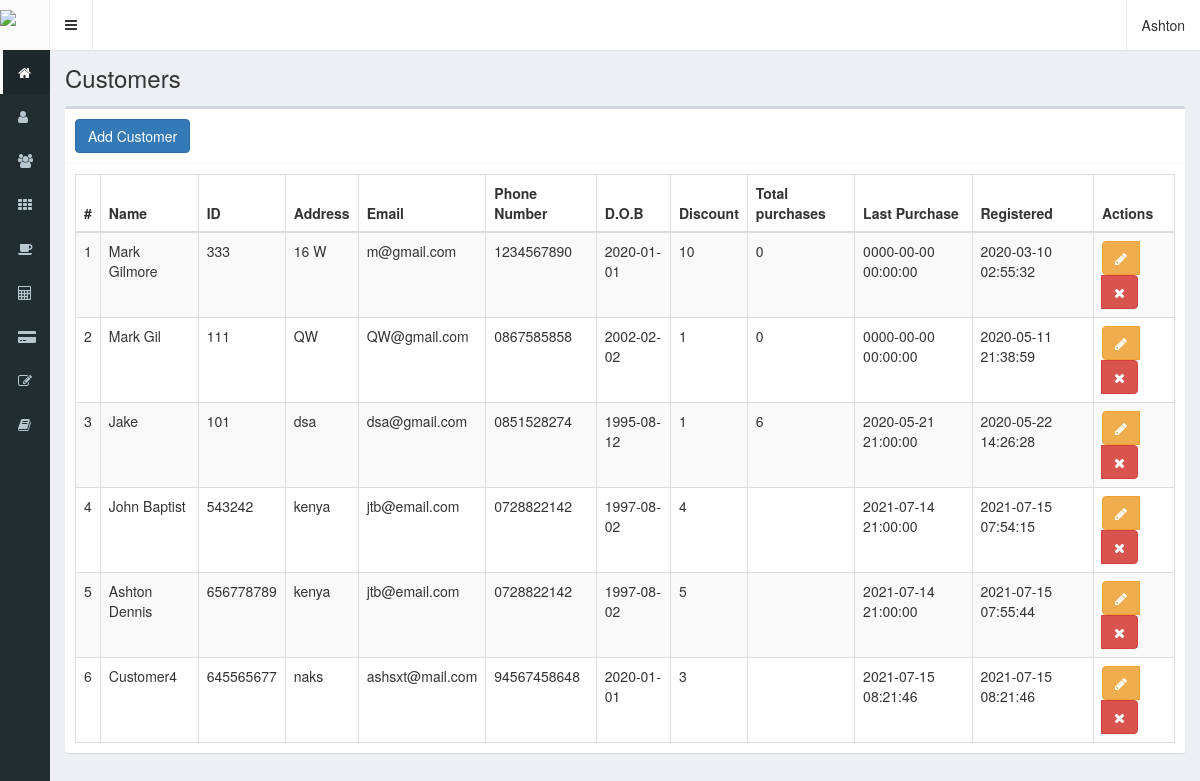
Screenshot of /customers (signed in) with the database file from the repository.
### tables this page shows
CREATE TABLE `customers` (
  `id` int NOT NULL,
  `name` text NOT NULL,
  `idNumber` bigint NOT NULL,
  `address` text NOT NULL,
  `email` text NOT NULL,
  `mobile` text NOT NULL,
  `dob` date DEFAULT NULL,
  `discount` int NOT NULL,
  `purchases` int DEFAULT NULL,
  `lastPurchase` timestamp NULL DEFAULT CURRENT_TIMESTAMP,
  `registerDate` timestamp NOT NULL DEFAULT CURRENT_TIMESTAMP
);

### controllers/template.controller.php (called while the page is built)
<?php
class TemplateController {
	public function TemplatesController(){
		include "views/template.php";
	}
}

### index.php (called while the page is built, shortened)
<?php
require_once "controllers/template.controller.php";
require_once "controllers/users.controller.php";
require_once "controllers/customers.controller.php";
require_once "controllers/opentables.controller.php";
require_once "models/customer.model.php";
$template = new TemplateController();
$template -> TemplatesController();

### controllers/customers.controller.php (called while the page is built, shortened)
<?php
class CustomerController{
    public static function ShowCustomerController($item, $value){
		$table = "customers";
		$answer = CustomersModel::ShowCustomersModel($table, $item, $value);
		return $answer;
	}
}

### models/connection.php (called while the page is built)
<?php
class Connection{
	public static function connect(){
		$link = new PDO("mysql:host=localhost;dbname=restaurantpos", "root", "");
        $link->setAttribute(PDO::ATTR_ERRMODE, PDO::ERRMODE_EXCEPTION);
		$link -> exec("set names utf8");
		return $link;
	}
}

### models/customer.model.php (called while the page is built, shortened)
<?php
require_once "connection.php";
class CustomersModel{
    public static function ShowCustomersModel($table, $item, $value){
		if($item != null){
			$stmt = Connection::connect()->prepare("SELECT * FROM $table WHERE $item = :$item");
			$stmt -> bindParam(":".$item, $value, PDO::PARAM_STR);
			$stmt -> execute();
			return $stmt -> fetch();
		}else{
			$stmt = Connection::connect()->prepare("SELECT * FROM $table");
			$stmt -> execute();
			return $stmt -> fetchAll();
		}
    }
}

### views/modules/customers.php (the view, shortened to what this page needs)
<div class="content-wrapper">
  <section class="content-header">
    <h1>
      Customers
    </h1>
  </section>
  <section class="content">
    <div class="box">
      <div class="box-header with-border">
        <button class="btn btn-primary" data-toggle="modal" data-target="#addCustomer">
        Add Customer
        </button>
      </div>
      <div class="box-body">
        <table class="table table-bordered table-striped dt-responsive tables" width="100%">
          <thead>
           <tr>
             <th style="width:10px">#</th>
             <th>Name</th>
             <th>ID</th>
             <th>Address</th>
             <th>Email</th>
             <th>Phone Number</th>
             <th>D.O.B</th>
             <th>Discount</th>
             <th>Total purchases</th>
             <th>Last Purchase</th>
             <th>Registered</th>
             <th>Actions</th>
           </tr>
          </thead>
          <tbody>
          <?php
            $item = null;
            $valor = null;
            $Customers = CustomerController::ShowCustomerController($item, $valor);
            foreach ($Customers as $key => $value) {
              echo '<tr>
                      <td>'.($key+1).'</td>
                      <td>'.$value["name"].'</td>
                      <td>'.$value["idNumber"].'</td>
                      <td>'.$value["address"].'</td>
                      <td>'.$value["email"].'</td>
                      <td>'.$value["mobile"].'</td>
                      <td>'.$value["dob"].'</td>
                      <td>'.$value["discount"].'</td>
                      <td>'.$value["purchases"].'</td>
                      <td>'.$value["lastPurchase"].'</td>
                      <td>'.$value["registerDate"].'</td>
                      <td>
                        <div class="btn-group">
                          <button class="btn btn-warning btnEditCustomer" data-toggle="modal" data-target="#modEditCustomer" idCustomer="'.$value["id"].'"><i class="fa fa-pencil"></i></button>';
                          if ($_SESSION["profile"] == "administrator") {
                          echo '<button class="btn btn-danger btnDeleteCustomer" idCustomer="'.$value["id"].'"><i class="fa fa-times"></i></button>';
                          }
                        echo '</div>
                      </td>
                    </tr>';
              }
          ?>
          </tbody>
        </table>
      </div>
    </div>
  </section>
</div>

### views/template.php (shortened to what this page needs)
<!DOCTYPE html>
  <html>
    <head>
      <link rel="stylesheet" href="views/dist/css/AdminLTE.css">
      <link rel="stylesheet" href="views/dist/css/skins/_all-skins.min.css">
      <link rel="stylesheet" href="views/bower_components/Ionicons/css/ionicons.min.css">
      <link rel="stylesheet" href="views/bower_components/bootstrap/dist/css/bootstrap.min.css">
      <link rel="stylesheet" href="views/bower_components/font-awesome/css/font-awesome.min.css">
      <link rel="stylesheet" href="views/bower_components/datatables.net-bs/css/dataTables.bootstrap.min.css">
      <link rel="stylesheet" href="views/bower_components/datatables.net-bs/css/responsive.bootstrap.min.css">
      <link rel="stylesheet" href="views/bower_components/bootstrap-daterangepicker/daterangepicker.css">
      <link rel="stylesheet" href="views/bower_components/morris.js/morris.css">
    </head>
    <body class="hold-transition skin-black sidebar-collapse sidebar-mini login-page">
      <?php
          if(isset($_SESSION["loggedIn"]) && $_SESSION["loggedIn"] == "ok") {
            echo '<div class="wrapper">';
            include "modules/header.php";
            include "modules/menu.php";
            if(isset($_GET["route"])){
              if ($_GET["route"] == 'dashboard' ||
                  $_GET["route"] == 'users' ||
                  $_GET["route"] == 'categories' ||
                  $_GET["route"] == 'products' ||
                  $_GET["route"] == 'customers' ||
                  $_GET["route"] == 'open-tables' ||
                  $_GET["route"] == 'sales' ||
                  $_GET["route"] == 'resale' ||
                  $_GET["route"] == 'reopen-table' ||
                  $_GET["route"] == 'reports' ||
                  $_GET["route"] == 'till' ||
                  $_GET["route"] == 'logout'){
                include "modules/".$_GET["route"].".php";
            }else{
                include "modules/404.php";
              }
            }else{
              include "modules/dashboard.php";
            }
            echo '</div>';
          }else{
            include "modules/login.php";
          }
        ?>
    </body>
  </html>

### views/modules/header.php (shortened to what this page needs)
<header class="main-header">
	<a href="" class="logo">
		<span class="logo-mini">
			<img  class="img-responsive" src="views/images/logo-small.png" style="padding-top:10px">
		</span>
	</a>
	<nav class="navbar navbar-static-top" role="navigation">
		<a class="sidebar-toggle" data-toggle="push-menu" role="button" href="#">
		</a>
		<div class="navbar-custom-menu">
			<ul class="nav navbar-nav">
				<li class="dropdown user user-menu">
					<a class="dropdown-toggle" data-toggle="dropdown" href="#">
						<span class="hidden-xs"><?php echo $_SESSION["name"]; ?></span>
					</a>
				</li>
			</ul>
		</div>
	</nav>
</header>

### views/modules/menu.php (shortened to what this page needs)
<aside class="main-sidebar">
	<section class="sidebar">
		<ul class="sidebar-menu">
		<?php
		if ($_SESSION["profile"] == "administrator") {
			echo '<li class="active">
				<a href="dashboard">
					<i class="fa fa-home"></i>
					<span>Dashboard</span>
				</a>
			</li>
			<li>
				<a href="users">
					<i class="fa fa-user"></i>
					<span>Users</span>
				</a>
			</li>';
		}
		if($_SESSION["profile"] == "administrator" || $_SESSION["profile"] == "waiter"){
			echo '
			<li>
				<a href="customers">
					<i class="fa fa-users"></i>
					<span>Customers</span>
				</a>
			</li>';
		}
		if($_SESSION["profile"] == "administrator" || $_SESSION["profile"] == "chef"){
			echo '
			<li>
				<a href="categories">
					<i class="fa fa-th"></i>
					<span>Categories</span>
				</a>
			</li>
			<li>
				<a href="products">
                    <i class="fa fa-coffee"></i>
					<span>Foods</span>
				</a>
			</li>';
		}
		if($_SESSION["profile"] == "administrator" || $_SESSION["profile"] == "waiter"){
			echo'
			<li>
				<a href="till">
					<i class="fa fa-calculator"></i>
					<span>Till</span>
				</a>
			</li>
			<li>
						<a href="sales">
							<i class="fa fa-credit-card-alt"></i>
							<span>Sales</span>
						</a>
					</li>
					<li>
				<a href="open-tables">
					<i class="fa fa-edit"></i>
					<span>Open Tables</span>
				</a>
			</li>';
		}
		if($_SESSION["profile"] == "administrator"){
			echo '
					<li>
						<a href="reports">
						<i class="fa fa-book"></i>
							<span>Reports</span>
						</a>
					</li>';
		}
		echo '</ul>
			</li>';
			?>
	</section>
</aside>

### rows the page displays
customers: name "Mark Gilmore", idNumber "333", address "16 W", email "m@gmail.com", mobile "1234567890", dob "2020-01-01", discount "10", purchases "0", lastPurchase "0000-00-00 00:00:00", registerDate "2020-03-10 02:55:32"
customers: name "Mark Gil", idNumber "111", address "QW", email "QW@gmail.com", mobile "0867585858", dob "2002-02-02", discount "1", purchases "0", lastPurchase "0000-00-00 00:00:00", registerDate "2020-05-11 21:38:59"
customers: name "Jake", idNumber "101", address "dsa", email "dsa@gmail.com", mobile "0851528274", dob "1995-08-12", discount "1", purchases "6", lastPurchase "2020-05-21 21:00:00", registerDate "2020-05-22 14:26:28"
customers: name "John Baptist", idNumber "543242", address "kenya", email "jtb@email.com", mobile "0728822142", dob "1997-08-02", discount "4", lastPurchase "2021-07-14 21:00:00", registerDate "2021-07-15 07:54:15"
customers: name "Ashton Dennis", idNumber "656778789", address "kenya", email "jtb@email.com", mobile "0728822142", dob "1997-08-02", discount "5", lastPurchase "2021-07-14 21:00:00", registerDate "2021-07-15 07:55:44"
customers: name "Customer4", idNumber "645565677", address "naks", email "ashsxt@mail.com", mobile "94567458648", dob "2020-01-01", discount "3", lastPurchase "2021-07-15 08:21:46", registerDate "2021-07-15 08:21:46"

### other values shown
$_SESSION["name"] "Ashton"
